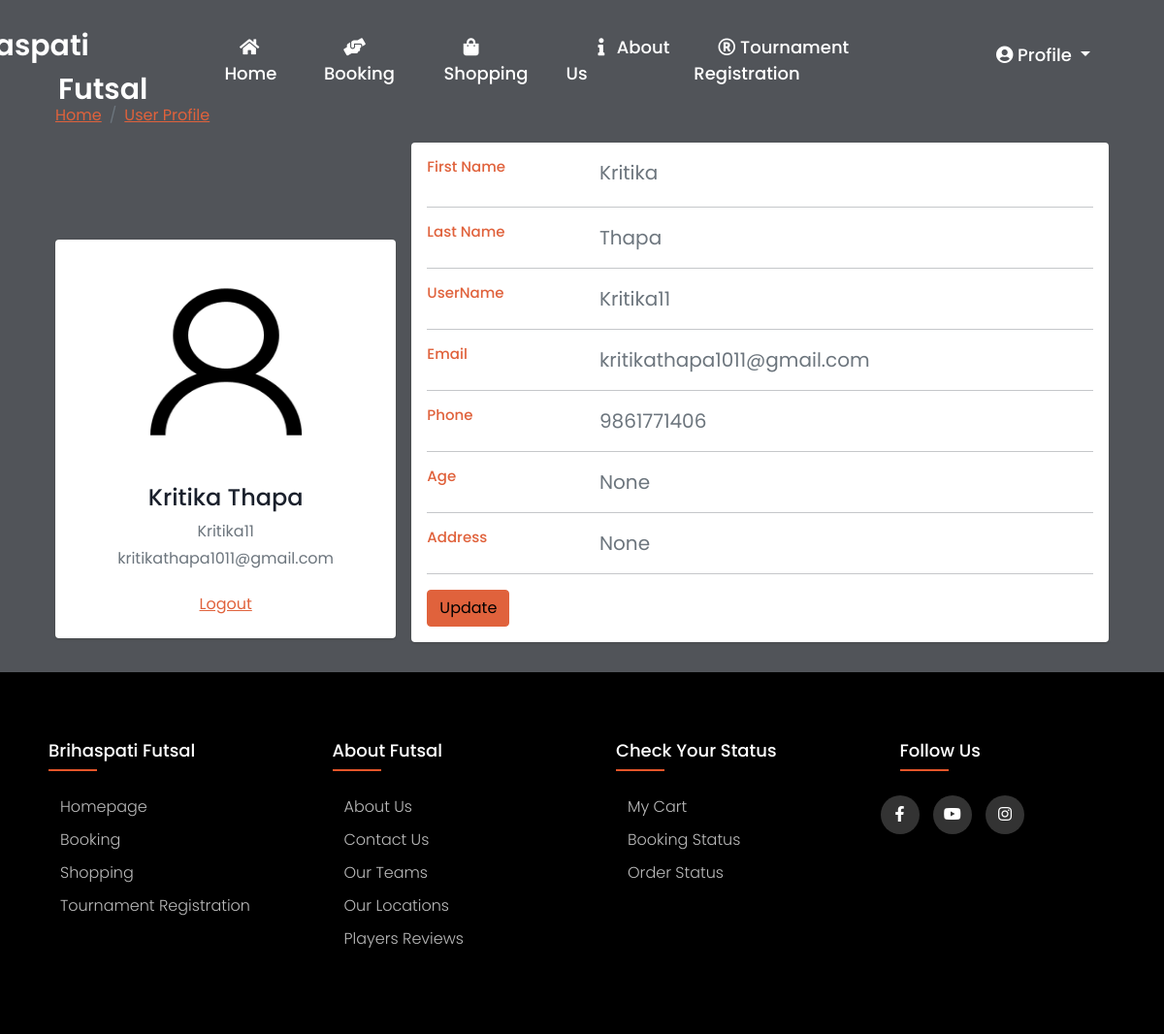
Screenshot of /userprofile (signed in) with the database file from the repository.
### Shopping/models/customer.py (models this page shows, shortened)
class Customer(models.Model):
    first_name = models.CharField(max_length=150)
    last_name = models.CharField(max_length=150)
    phone = models.CharField(max_length=150)
    username = models.CharField(max_length=150, )
    email = models.EmailField(null=True)
    password = models.CharField(max_length=150, null=True)
    address = models.CharField(max_length=150, null=True, blank=True)
    age = models.IntegerField(null=True, blank=True)
    images = models.ImageField(default='static/UserProfile/user.png', upload_to='static/UserProfile', blank=True,
                               null=True)
    created_at = models.DateField(auto_now_add=True, blank=True, null=True)
    @staticmethod
    def get_all_customers():
        return Customer.objects.all()

### Shopping/middlewares/auth.py (the view)
    def middleware(request):
        if not request.session.get('customer'):
            return redirect('login')
        return get_response(request)

### Shopping/views/profile.py (called while the page is built)
    def get(self, request):
        customer = request.session.get('customer')
        all_customer = Customer.get_all_customers();
        return render(request, 'userprofile.html', {'all_customer': all_customer})

### Shopping/templates/userprofile.html (shortened to what this page needs)
{% extends 'base.html' %} {% block content %} {% load static%}
<link rel="stylesheet" type="text/css" href="{% static '/css/userprofile.css' %}" />
<br><br><br>
<div class="container">
  <div class="main-body">
        <nav aria-label="breadcrumb" class="main-breadcrumb">
          <ol class="breadcrumb">
            <li class="breadcrumb-item"><a href="http://127.0.0.1:8000" style="color: #e0623c;">Home</a></li>
            <li class="breadcrumb-item"><a href="" style="color: #e0623c;">User Profile</a></li>
          </ol>
        </nav>
        <div class="row gutters-sm" >
          <div class="col-md-4 mb-3">
            <div class="card" style="margin-top: 100px;">
              {% for customer in all_customer %}
              <div class="card-body">
                <div class="d-flex flex-column align-items-center text-center">
                  <img src="{{customer.images.url}}" class="rounded-circle" width="250" height="220">
                  <div class="mt-3">
                    {% endfor %}
                    {% for customer in all_customer %}
                    <h4>{{customer.first_name}} {{customer.last_name}}</h4>
                    <p class="text-secondary mb-1">{{customer.username}}</p>
                    <p class="text-muted font-size-sm">{{customer.email}}</p>
                    <a href="/logout" style="color: #e0623c;"><button class="btn btn-outline" >Logout</a></button>
                    {% endfor %}
                  </div>
                </div>
              </div>
            </div>
          </div>
          <div class="col-md-8">
            <div class="card mb-3">
              <div class="card-body">
                <div class="row">
                  {% for customer in all_customer %}
                  <div class="col-sm-3">
                    <h6 class="mb-3" style="font-size: 15px; color: #e0623c;">First Name</h6>
                  </div>
                  <div class="col-sm-9 text-secondary" style="font-size: 20px; color: #000000;">
                    {{customer.first_name}}
                  </div>
                </div>
                <hr>
                <div class="row">
                  <div class="col-sm-3">
                    <h6 class="mb-0" style="font-size: 15px; color: #e0623c;">Last Name</h6>
                  </div>
                  <div class="col-sm-9 text-secondary" style="font-size: 20px; color: #000000;">
                    {{customer.last_name}}
                  </div>
                </div>
                <hr>
                <div class="row">
                  <div class="col-sm-3">
                    <h6 class="mb-0" style="font-size: 15px; color: #e0623c;">UserName</h6>
                  </div>
                  <div class="col-sm-9 text-secondary" style="font-size: 20px; color: #000000;">
                    {{customer.username}}
                  </div>
                </div>
                <hr>
                <div class="row">
                  <div class="col-sm-3">
                    <h6 class="mb-0" style="font-size: 15px; color: #e0623c;">Email</h6>
                  </div>
                  <div class="col-sm-9 text-secondary" style="font-size: 20px; color: #000000;">
                    {{customer.email}}
                  </div>
                </div>
                <hr>
                <div class="row">
                  <div class="col-sm-3">
                    <h6 class="mb-0" style="font-size: 15px; color: #e0623c;">Phone</h6>
                  </div>
                  <div class="col-sm-9 text-secondary" style="font-size: 20px; color: #000000;">
                    {{customer.phone}}
                  </div>
                </div>
                <hr>
                <div class="row">
                  <div class="col-sm-3">
                    <h6 class="mb-0" style="font-size: 15px; color: #e0623c;">Age</h6>
                  </div>
                  <div class="col-sm-9 text-secondary" style="font-size: 20px; color: #000000;">
                    {{customer.age}}
                  </div>
                </div>
                <hr>
                <div class="row">
                  <div class="col-sm-3">
                    <h6 class="mb-0" style="font-size: 15px; color: #e0623c;">Address</h6>
                  </div>
                  <div class="col-sm-9 text-secondary" style="font-size: 20px; color: #000000;">
                    {{customer.address}}
                  </div>
                </div>
                <hr>
                <div class="row">
                  <div class="col-sm-12">
                    <a class="btn btn-info"  href="{% url 'update_profile' customer.id %}" style="background-color: #e0623c; border-color: #e0623c;">Update</a>
                  </div>
                </div>
                {% endfor %}
              </div>
            </div>
          </div>
        </div>
      </div>
  </div>
{% endblock %}

### static/css/baseone.css (style rules this page uses)
* { margin: 0; padding: 0; box-sizing: border-box; font-family: "Poppins", sans-serif; }
html { scroll-behavior: smooth; }

### static/css/userprofile.css (style rules this page uses)
* { margin: 0; padding: 0; box-sizing: border-box; font-family: "Poppins", sans-serif; }
html { scroll-behavior: smooth; }
body { background:#f9f9fb; }

### Shopping/templates/userprofile.html (style rules this page uses)
* { margin: 0; padding: 0; box-sizing: border-box; font-family: "Poppins", sans-serif; }
body { margin-top:20px; color: #1a202c; text-align: left; background-color: #515459; }
.main-body { padding: 15px; }
.card { box-shadow: 0 1px 3px 0 rgba(0,0,0,.1), 0 1px 2px 0 rgba(0,0,0,.06); }
.card { position: relative; display: flex; flex-direction: column; min-width: 0; word-wrap: break-word; background-color: #fff; background-clip: border-box; border: 0 solid rgba(0,0,0,.125); border-radius: .25rem; }
.card-body { flex: 1 1 auto; min-height: 1px; padding: 1rem; }
.gutters-sm { margin-right: -8px; margin-left: -8px; }
.gutters-sm>.col, .gutters-sm>[class*=col-] { padding-right: 8px; padding-left: 8px; }
.mb-3, .my-3 { margin-bottom: 1rem!important; }

### rows the page displays
Customer: images (placeholder picture), first_name "Kritika", last_name "Thapa", username "Kritika11", email "kritikathapa1011@gmail.com", phone "9861771406", age "None", address "None"
